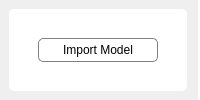
               <widget class="QWidget" name="ModelPage">
                <property name="styleSheet">
                 <string notr="true">QWidget{
	background-color: none;
	border-radius: none;
}

QFrame{
	background-color: none;
	border-radius: none;
}

QSplitter{
	background-color: none;
	border-radius: none;
}</string>
                </property>
                <layout class="QGridLayout" name="gridLayout_21">
                 <property name="leftMargin">
                  <number>0</number>
                 </property>
                 <property name="topMargin">
                  <number>0</number>
                 </property>
                 <property name="rightMargin">
                  <number>0</number>
                 </property>
                 <property name="bottomMargin">
                  <number>0</number>
                 </property>
                 <property name="spacing">
                  <number>0</number>
                 </property>
                 <item row="0" column="0">
                  <widget class="QWidget" name="ModelPageBackground" native="true">
                   <layout class="QGridLayout" name="gridLayout_20">
                    <property name="leftMargin">
                     <number>0</number>
                    </property>
                    <property name="topMargin">
                     <number>0</number>
                    </property>
                    <property name="rightMargin">
                     <number>0</number>
                    </property>
                    <property name="bottomMargin">
                     <number>0</number>
                    </property>
                    <property name="spacing">
                     <number>0</number>
                    </property>
                    <item row="0" column="0">
                     <widget class="QSplitter" name="ModelSplitter">
                      <property name="styleSheet">
                       <string notr="true">*{
	background-color: none;
}

QSplitter{
	margin: -5px;
}</string>
                      </property>
                      <property name="orientation">
                       <enum>Qt::Horizontal</enum>
                      </property>
                      <property name="handleWidth">
                       <number>0</number>
                      </property>
                      <widget class="QFrame" name="ModelBox">
                       <property name="styleSheet">
                        <string notr="true"/>
                       </property>
                       <layout class="QGridLayout" name="gridLayout_22">
                        <property name="rightMargin">
                         <number>6</number>
                        </property>
                        <item row="0" column="0">
                         <widget class="QFrame" name="ModelFrame">
                          <property name="styleSheet">
                           <string notr="true">QFrame{
	border-radius: 5px;
	background-color: #ffffff;
}</string>
                          </property>
                          <layout class="QGridLayout" name="gridLayout_26">
                           <property name="leftMargin">
                            <number>0</number>
                           </property>
                           <property name="topMargin">
                            <number>0</number>
                           </property>
                           <property name="rightMargin">
                            <number>0</number>
                           </property>
                           <property name="bottomMargin">
                            <number>0</number>
                           </property>
                           <property name="spacing">
                            <number>0</number>
                           </property>
                           <item row="0" column="0">
                            <widget class="QWidget" name="ModelContainer" native="true">
                             <property name="sizePolicy">
                              <sizepolicy hsizetype="Preferred" vsizetype="Expanding">
                               <horstretch>0</horstretch>
                               <verstretch>0</verstretch>
                              </sizepolicy>
                             </property>
                             <layout class="QGridLayout" name="gridLayout_25">
                              <item row="0" column="0">
                               <widget class="QPushButton" name="ImportModelBtn">
                                <property name="sizePolicy">
                                 <sizepolicy hsizetype="Minimum" vsizetype="Minimum">
                                  <horstretch>0</horstretch>
                                  <verstretch>0</verstretch>
                                 </sizepolicy>
                                </property>
                                <property name="cursor">
                                 <cursorShape>PointingHandCursor</cursorShape>
                                </property>
                                <property name="styleSheet">
                                 <string notr="true">#ImportModelBtn{
	border-radius: 5px;
	border-color: #0078d7;
	border: 1px solid gray;
	margin: 20px;
}</string>
                                </property>
                                <property name="text">
                                 <string>Import Model</string>
                                </property>
                               </widget>
                              </item>
                             </layout>
                            </widget>
                           </item>
                          </layout>
                         </widget>
                        </item>
                       </layout>
                      </widget>
                      <widget class="QFrame" name="ModToolBox">
                       <property name="styleSheet">
                        <string notr="true"/>
                       </property>
                       <layout class="QGridLayout" name="gridLayout_23">
                        <property name="leftMargin">
                         <number>5</number>
                        </property>
                        <property name="topMargin">
                         <number>0</number>
                        </property>
                        <property name="rightMargin">
                         <number>0</number>
                        </property>
                        <property name="bottomMargin">
                         <number>0</number>
                        </property>
                        <property name="spacing">
                         <number>0</number>
                        </property>
                        <item row="0" column="0">
                         <widget class="QWidget" name="ModelOptions" native="true">
                          <property name="styleSheet">
                           <string notr="true">#ModelOptions{
	background-color: rgb(255, 255, 255);
	border-radius: 0px;
	border-bottom-right-radius: 5px;
}</string>
                          </property>
                         </widget>
                        </item>
                       </layout>
                      </widget>
                     </widget>
                    </item>
                   </layout>
                  </widget>
                 </item>
                </layout>
               </widget>
